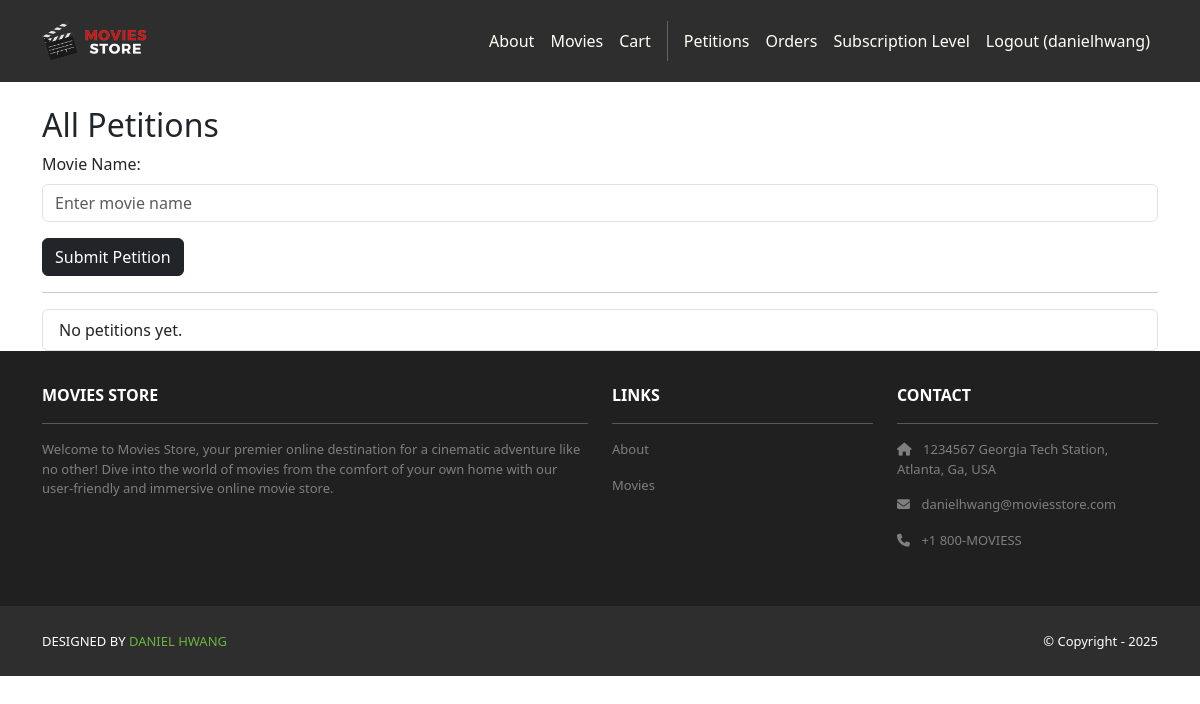
Before: /movies/petitions/ (signed in) with the older database file.
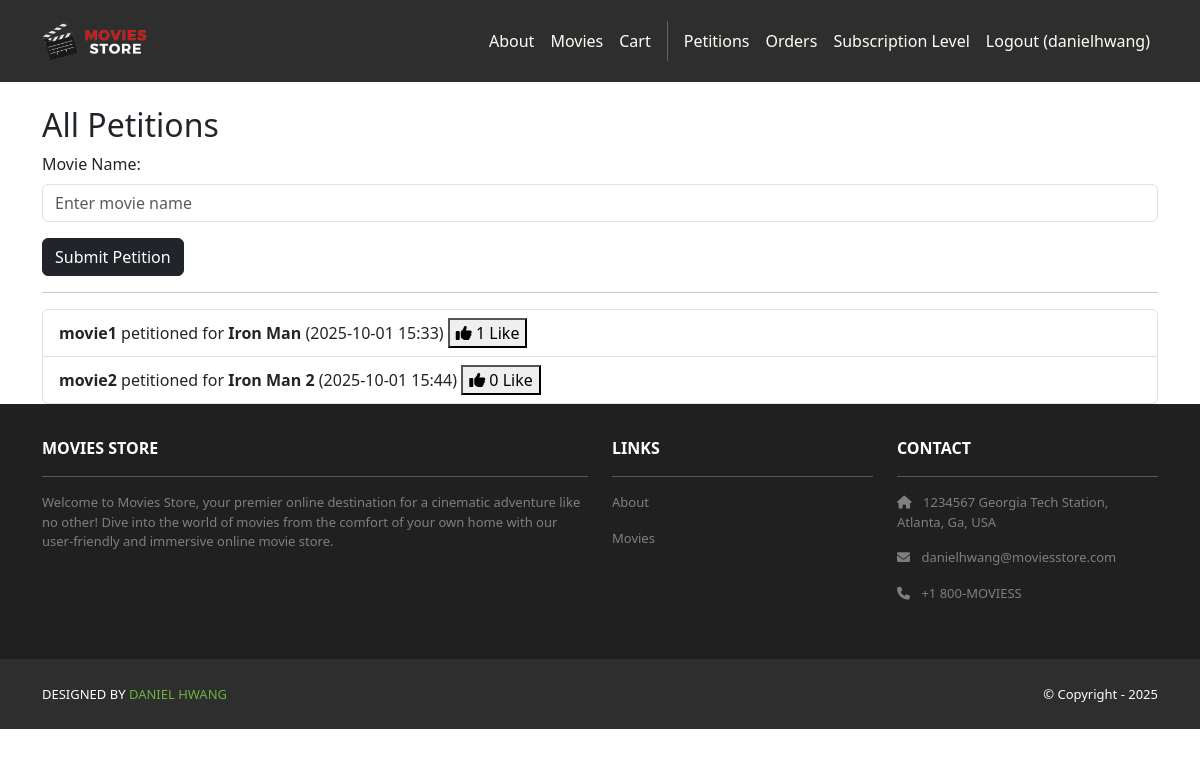
After: the same page with the newer database file.
### movies/models.py (models this page shows, shortened)
class Petition(models.Model):
    id = models.AutoField(primary_key=True)
    movie = models.ForeignKey(Movie, on_delete=models.CASCADE, related_name='petitions')
    user = models.ForeignKey(User, on_delete=models.CASCADE)
    date = models.DateTimeField(auto_now_add=True)
    likes = models.ManyToManyField(User, related_name='liked_petitions', blank=True)

class Movie(models.Model):
    id = models.AutoField(primary_key=True)
    name = models.CharField(max_length=255)
    price = models.IntegerField()
    description = models.TextField()
    image = models.ImageField(upload_to='movie_images/')
    is_petitioned = models.BooleanField(default=False)

### movies/views.py (the view)
# urls.py: path('petitions/', views.petitions_page, name='movies.petitions_page'),
@login_required
def petitions_page(request):
    petitions = Petition.objects.select_related('movie', 'user').annotate(likes_count=Count('likes')).order_by('-likes_count')
    movies = Movie.objects.all()
    template_data = {
        'petitions': petitions,
        'title': 'All Petitions',
        'movies': movies
    }
    return render(request, 'movies/petitions.html', {'template_data': template_data})

### movies/templates/movies/petitions.html (shortened to what this page needs)
{% extends 'base.html' %}
{% block content %}
<div class="container mt-4">
    <h2>All Petitions</h2>
    {% if user.is_authenticated %}
    <form method="POST" action="{% url 'movies.create_petition' %}">
        <div class="mb-3">
            <label for="movie_name" class="form-label">Movie Name:</label>
            <input type="text" name="movie_name" id="movie_name" class="form-control" required placeholder="Enter movie name">
        </div>
        <button type="submit" class="btn btn-dark">Submit Petition</button>
    </form>
    {% endif %}
    <hr>
    <ul class="list-group">
        {% for petition in template_data.petitions %}
        <li class="list-group-item">
            <strong>{{ petition.user.username }}</strong> petitioned for <b>{{ petition.movie.name }}</b> ({{ petition.date|date:"Y-m-d H:i" }})
            <button class="like-petition-btn" data-petition-id="{{ petition.id }}">
                <i class="fa fa-thumbs-up"></i>
                <span class="like-count">{{ petition.likes.count }}</span>
                {% if user in petition.likes.all %}
                    Liked
                {% else %}
                    Like
                {% endif %}
            </button>
        </li>
        {% empty %}
        <li class="list-group-item">No petitions yet.</li>
        {% endfor %}
    </ul>
</div>
{% endblock %}

### moviesstore/templates/base.html (shortened to what this page needs)
<!DOCTYPE html>
<html>
  {% load static %}
  <head>
    <link href="https://cdn.jsdelivr.net/npm/bootstrap@5.3.3/dist/css/bootstrap.min.css" rel="stylesheet">
    <link rel="stylesheet" href="https://cdnjs.cloudflare.com/ajax/libs/font-awesome/6.1.1/css/all.min.css">
    <link rel="stylesheet" type="text/css" href="{% static 'css/style.css' %}">
  </head>
  <body>
    <nav class="p-3 navbar navbar-dark bg-dark navbar-expand-lg">
        <div class="container">
            <a class="navbar-brand" href="{% url 'home.index' %}">
                <img src="{% static 'img/logo.png' %}" alt="logo" height="40" />
            </a>
            <div class="collapse navbar-collapse" id="navbarNavAltMarkup">
                <div class="navbar-nav ms-auto navbar-ml">
                    <a class="nav-link" href="{% url 'home.about' %}">About</a>
                    <a class="nav-link" href="{% url 'movies.index' %}">Movies</a>
                    <a class="nav-link" href="{% url 'cart.index' %}">Cart</a>
                    {% if user.is_authenticated %}
                    <a class="nav-link" href="{% url 'movies.petitions_page' %}">Petitions</a>
                    <a class="nav-link" href="{% url 'accounts.orders' %}">Orders</a>
                    <a class="nav-link" href="{% url 'accounts.subscription' %}">Subscription Level</a>
                    <a class="nav-link" href="{% url 'accounts.logout' %}">Logout ({{ user.username }})</a>
                    {% else %}
                    <a class="nav-link" href="{% url 'accounts.login' %}">Login</a>
                    <a class="nav-link" href="{% url 'accounts.signup' %}">Sign Up</a>
                    {% endif %}
                </div>
            </div>
        </div>
    </nav>
    <div>
      {% block content %}
      {% endblock content %}
    </div>
    <section class="p-3 ms-footer d-none d-md-block">
        <div class="container">
            <div class="row mt-3 text-white">
                <div class="col-md-6 col-lg-6 col-xl-6 mx-auto mb-4">
                    <b>MOVIES STORE</b>
                    <hr />
                    <p>Welcome to Movies Store, your premier online destination for a cinematic adventure like no other! Dive into the world of movies from the comfort of your own home with our user-friendly and immersive online movie store.</p>
                </div>
                <div class="col-md-3 col-lg-3 col-xl-3 mx-auto mb-4">
                    <b>LINKS</b>
                    <hr />
                    <p><a class="nav-link" href="{% url 'home.about' %}">About</a></p>
                    <p><a class="nav-link" href="{% url 'movies.index' %}">Movies</a></p>
                </div>
                <div class="col-md-3 col-lg-3 col-xl-3 mx-auto mb-4">
                    <b>CONTACT</b>
                    <hr />
                    <p><i class="fas fa-home me-2"></i> 1234567 Georgia Tech Station, Atlanta, Ga, USA</p>
                    <p><i class="fas fa-envelope me-2"></i> danielhwang@moviesstore.com</p>
                    <p><i class="fas fa-phone me-2"></i> +1 800-MOVIESS</p>
                </div>
            </div>
        </div>
    </section>
    <section class="p-3 ms-footer-bottom bg-dark">
        <div class="container d-flex justify-content-between">
            <div class="me-5 text-white">
                <span>DESIGNED BY <a href="https://www.youtube.com/watch?v=dQw4w9WgXcQ" target="_blank">DANIEL HWANG</a>
                </span>
            </div>
            <div class="text-white">
                <span>© Copyright - 2025</span>
            </div>
        </div>
    </section>
  </body>
</html>

### moviesstore/static/css/style.css (style rules this page uses)
.navbar a.nav-link { color: #FFFEF6 !important; }
.bg-dark { background-color: #2E2E2E !important; }
.ms-footer { background-color: #202020; }
.ms-footer p { color: #7F7F7F; font-size: 13px; }
.ms-footer-bottom span { font-size: 13px; line-height: 38px; }
.ms-footer-bottom a { color: #6ab43e; text-decoration: none; }

Changed rows visible on the page:
added Petition: user.username "movie1", movie.name "Iron Man", date "2025-10-01 15:33", likes.count "1", shows "Like"
added Petition: user.username "movie2", movie.name "Iron Man 2", date "2025-10-01 15:44", likes.count "0", shows "Like"
Other visible differences:
text no longer shown: "No petitions yet."
